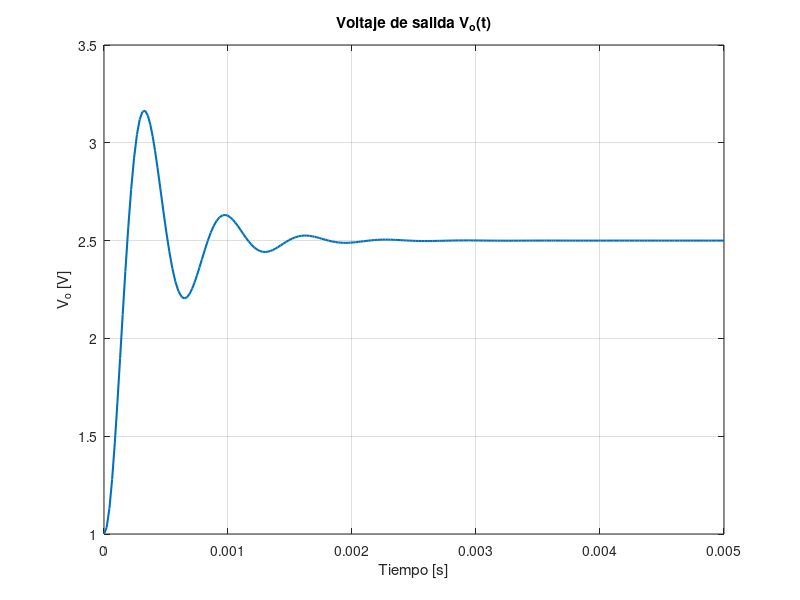
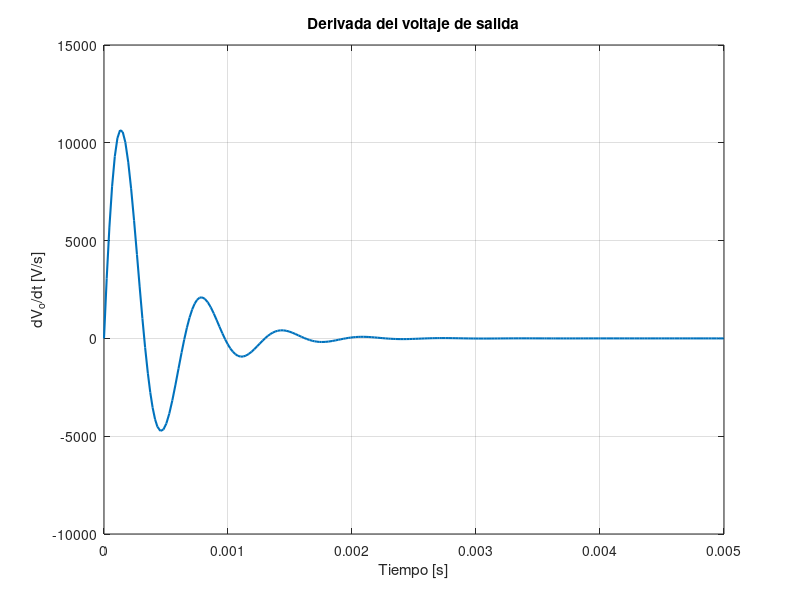
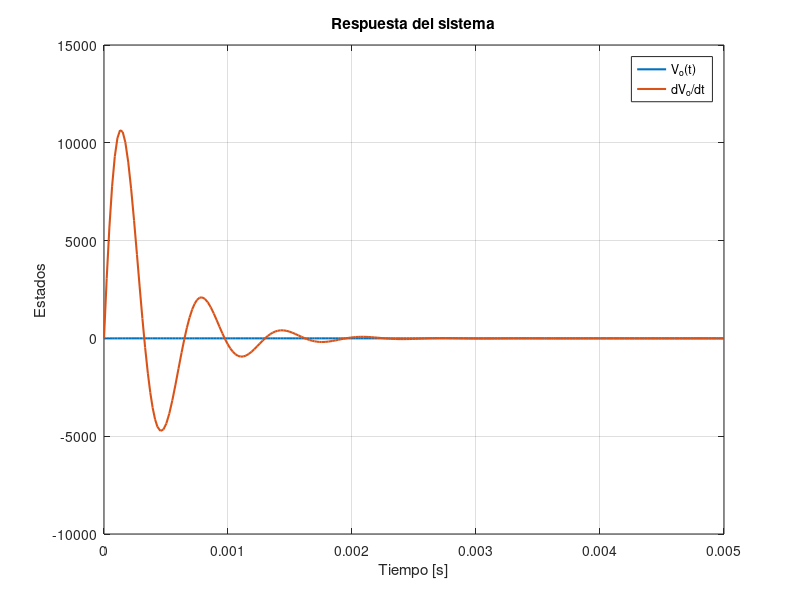

These figures' MATLAB source, in order:
clc;
clear;
close all;

R1 = 1e3;      % 1 kohm
R2 = 1e3;      % 1 kohm
R3 = 10e3;     % 10 kohm
R4 = 15e3;     % 15 kohm

C1 = 0.1e-6;   % 0.1 uF
C2 = 0.1e-6;   % 0.1 uF

K = 1 + R4/R3;

fprintf('Ganancia K = %.2f\n',K);

a2 = R1*R2*C1*C2;

a1 = R2*C1 + R1*C1 + R1*C2*(1-K);

a0 = 1;

b0 = K;

fprintf('a2 = %.4e\n',a2);
fprintf('a1 = %.4e\n',a1);
fprintf('a0 = %.4f\n',a0);
fprintf('b0 = %.4f\n',b0);

A = [0 1;
    -a0/a2 -a1/a2];

B = [0;
     b0/a2];

C = [1 0];

D = 0;

disp('Matriz A:')
disp(A)

disp('Matriz B:')
disp(B)


Vo0 = 1;
dVo0 = 0;

x0 = [Vo0;
      dVo0];


Vin = 1;

tspan = [0 0.005];


f = @(t,x) [ ...
    x(2); ...
    (-a0*x(1) - a1*x(2) + b0*Vin)/a2 ...
];


[t,x] = ode45(f,tspan,x0);


Vo = x(:,1);
dVo = x(:,2);


figure;

plot(t,Vo,'LineWidth',1.5);

grid on;

xlabel('Tiempo [s]');
ylabel('V_o [V]');
title('Voltaje de salida V_o(t)');

%% Graficar derivada del voltaje

figure;

plot(t,dVo,'LineWidth',1.5);

grid on;

xlabel('Tiempo [s]');
ylabel('dV_o/dt [V/s]');
title('Derivada del voltaje de salida');

%% Graficar ambos estados

figure;

plot(t,Vo,'LineWidth',1.5);
hold on;

plot(t,dVo,'LineWidth',1.5);

grid on;

xlabel('Tiempo [s]');
ylabel('Estados');
title('Respuesta del sistema');

legend('V_o(t)','dV_o/dt');
